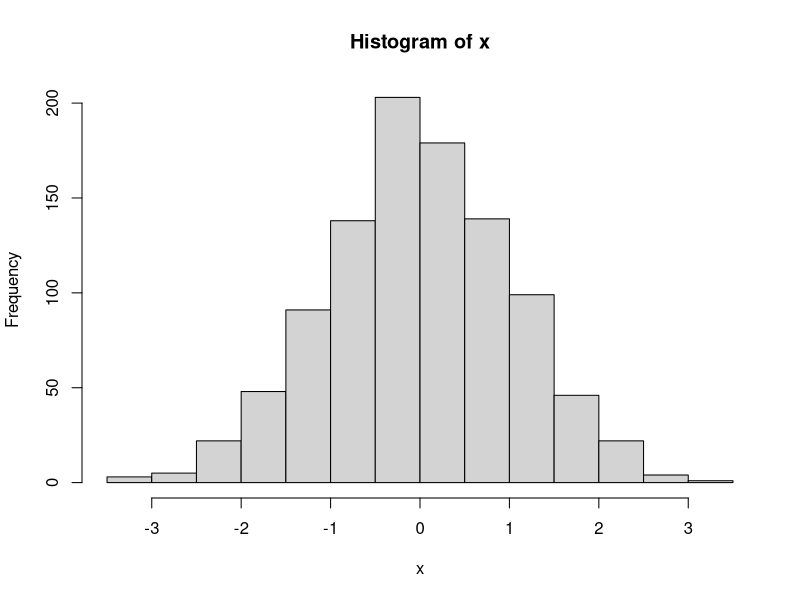
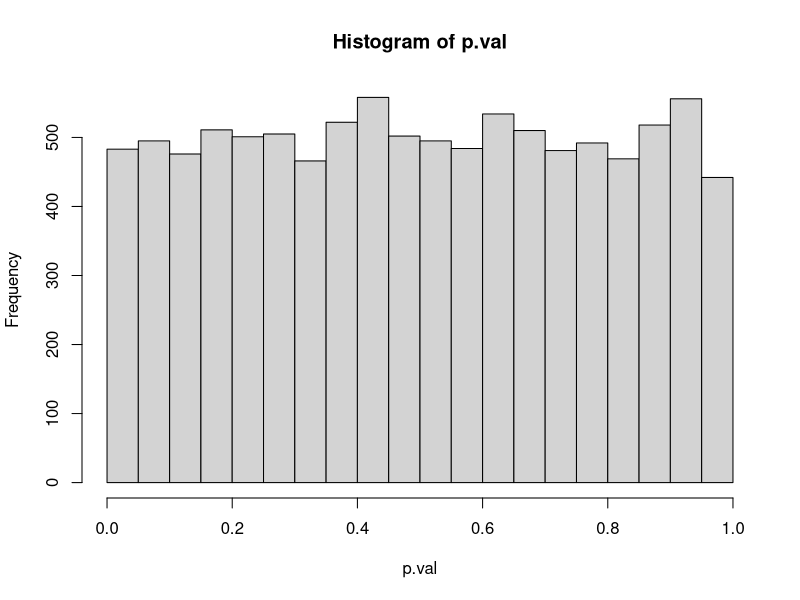
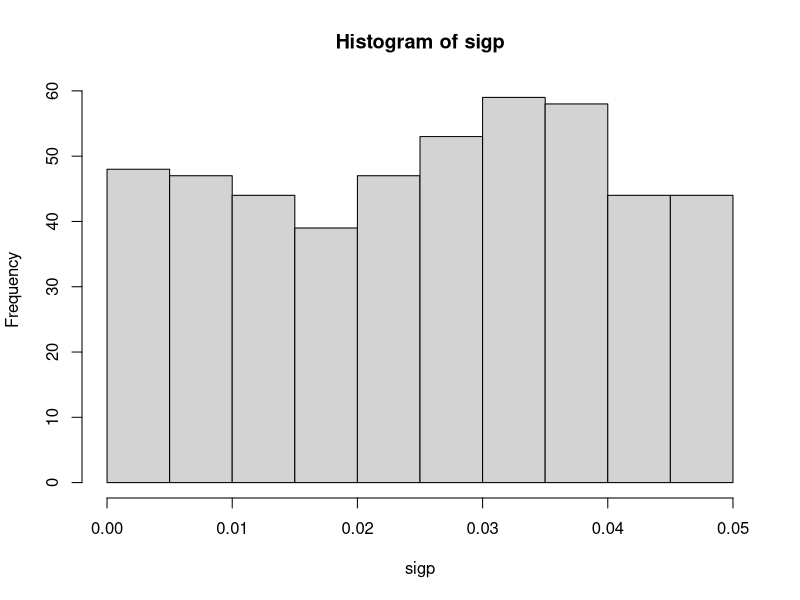
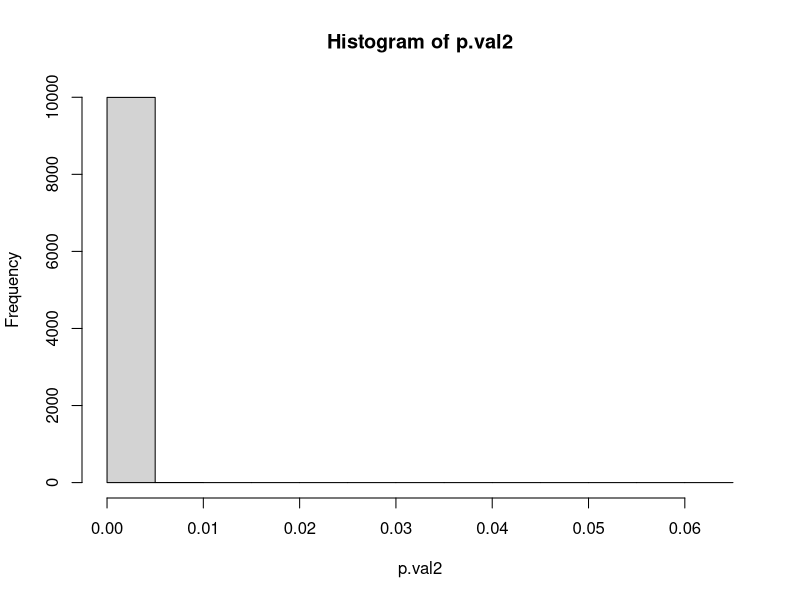
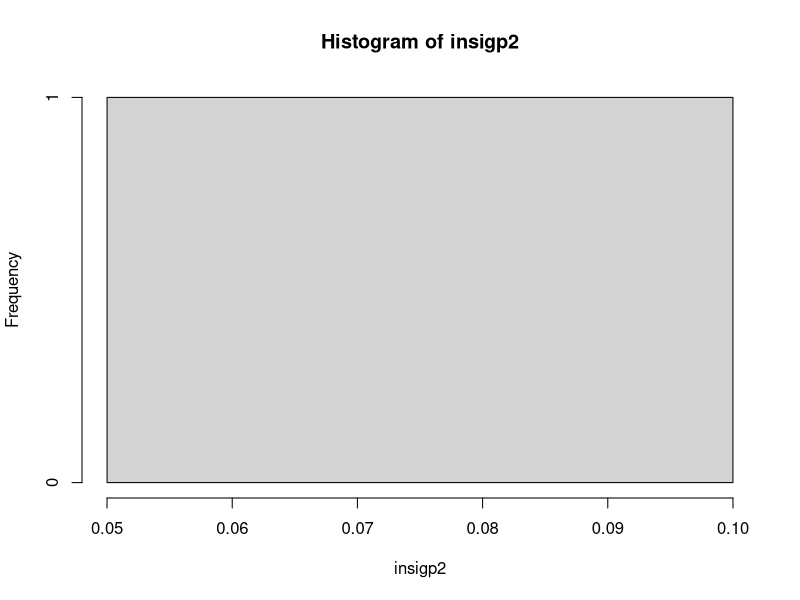
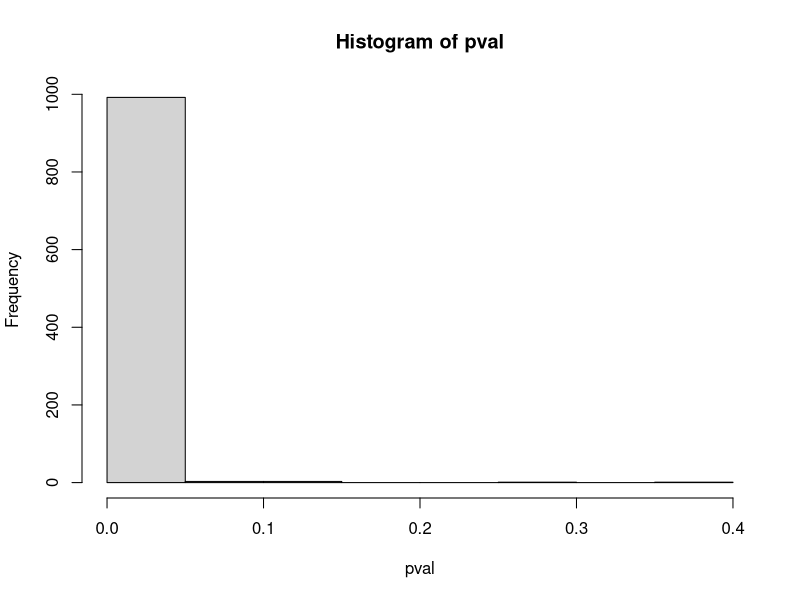
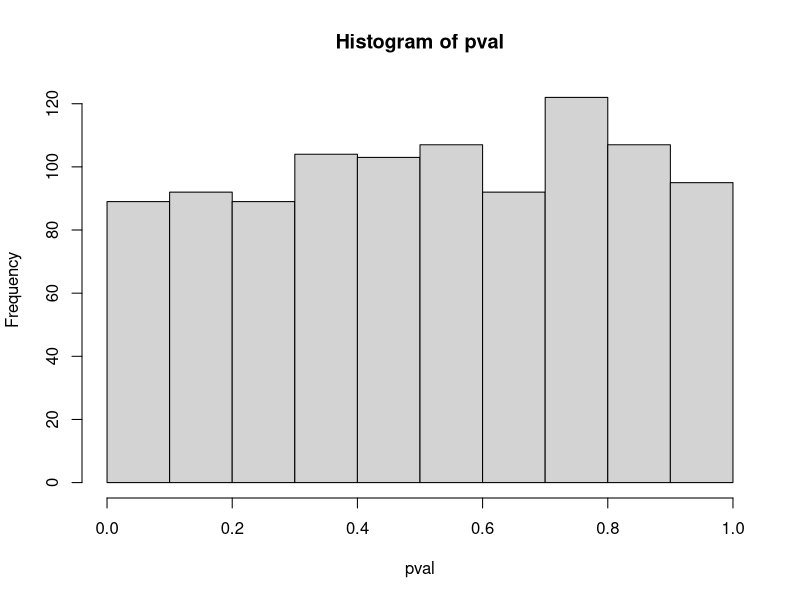
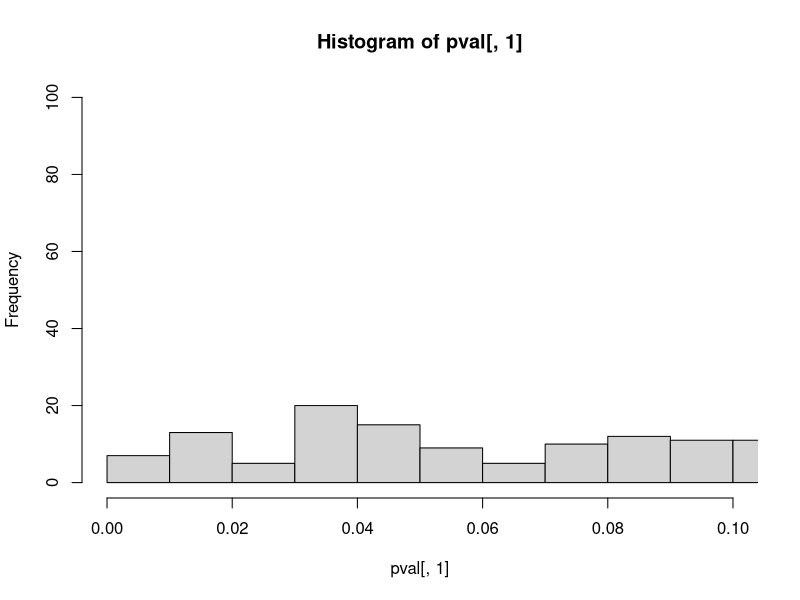

R code for these plots, in order: (Note: this script raises an error after producing the figures.)
#-------------------------------


#generate data
?rnorm
?t.test

x <- rnorm(n = 1000,
           mean = 0,
           sd = 1)

hist(x)
t.test(x)
t <- t.test(x)

#generate data iteratively
set.seed(2222)
repl <- 10000
p.val <- numeric(repl)

#generate 10000 data sets and for each one calculate the p-value of a t-test
for (i in 1:repl) {
  x <- rnorm(n = 150, mean = 0, sd = 1)
  p.val[i] <- t.test(x)$p.value
}

#histogram of the p-values, we expect it to be equally distributed. A flat graph
#which it is. 
hist(p.val)

# we expect about 0.05*10000 (500) cases to fall below 0.05 in p-value. Which is
# about accurate. 483 cases are below 0.05
sigp <- p.val[p.val<0.05]
hist(sigp)


##Now a case where the H0 is not true
set.seed(2222)
repl <- 10000
p.val2 <- numeric(repl)

#generate 10000 data sets and for each one calculate the p-value of a t-test
for (i in 1:repl) {
  x <- rnorm(n = 150, mean = 0.5, sd = 1)
  p.val2[i] <- t.test(x)$p.value
}

#histogram of the p-values, we expect all p-values to be very low since the
#null-hypothesis is not true.
hist(p.val2)

# the number of insignificant p-values should be very low since the
# null-hypothesis is not true. In this case only 1/10000 cases was deemed
# significant.
insigp2 <- p.val2[p.val2>0.05]
hist(insigp2)

#----------------------------------------------------------------------------

#simulate regression data

  #create independent variable
x <- rnorm(n = 100,
           mean = 10,
           sd = 1)
  #create error
re <- rnorm(n = 100, mean = 0, sd = 1)
  #create regression formula
y <- 5 + 0.45*x + re
  #calculate regression coefficients
lm <- summary(lm(y~x))
  #request p-value
lm$coefficients[2,4]


#now make it iteratively
rep <- 1000
pval <- numeric(rep)

for (i in 1:rep) {
  #create independent variable
  x <- rnorm(n = 100,
             mean = 10,
             sd = 1)
  #create error
  re <- rnorm(n = 100, mean = 0, sd = 1)
  #create regression formula
  y <- 5 + 0.45*x + re
  #calculate regression coefficients
  lm <- summary(lm(y~x))
  #request p-value
  pval[i] <- lm$coefficients[2,4]
}

#we have a model that is significant so we expect a lot of the p-values to be
#under 0.05 which is indeed the case
hist(pval)


#now let's do the same for a scenario in which there is no effect 

for (i in 1:rep) {
  #create independent variable
  x <- rnorm(n = 100,
             mean = 10,
             sd = 1)
  #create independent variable
  y <- rnorm(n = 100,
             mean = 15,
             sd = 1)
  #calculate regression coefficients
  lm <- summary(lm(y~x))
  #request p-value
  pval[i] <- lm$coefficients[2,4]
}

#there should be no effect so we would hope that the p-values are equally
#distributed and that 50 cases are under 0.05
hist(pval)

#cases under 0.05, 52 cases
sigp <- pval[pval<.05]


#--------------------------------------------------------------------

#now how would it work if we were to vary the sample size of the data sets

samplesize <- c(1, 1.1, 1.5, 2)
ss <- length(samplesize)
rep <- 1000
n <- 150
pval <- data.frame(matrix(ncol = ss, nrow = rep))


for (p in 1:ss){
  n.new <- n*samplesize[p]
  
  for (i in 1:rep) {
    #create independent variable
    x <- rnorm(n = n.new,
               mean = 10,
               sd = 1)
    #create independent variable
    y <- rnorm(n = n.new,
               mean = 15,
               sd = 1)
    #calculate regression coefficients
    lm <- summary(lm(y~x))
    #request p-value of this iteration in the ith place and the pth column
    pval[i,p] <- lm$coefficients[2,4]
  }

}

#look at how many significant p-values in each test
library(dplyr)
s.p.x1 <- pval %>% select(X1) %>% filter(X1 < 0.05)
hist(pval[,1], xlim = c(0,0.1), ylim = c(0, 100), breaks = 100)

s.p.x2 <- pval %>% select(X2) %>% filter(X2 < 0.05)
hist(pval[,2], xlim = c(0,0.1), ylim = c(0, 100), breaks = 100)

s.p.x3 <- pval %>% select(X3) %>% filter(X3 < 0.05)
hist(pval[,3], xlim = c(0,0.1), ylim = c(0, 100), breaks = 100)

s.p.x4 <- pval %>% select(X4) %>% filter(X4 < 0.05)
hist(pval[,4], xlim = c(0,0.1), ylim = c(0, 100), breaks = 100)


#--------------------------------------------------------------

#Little testy test to see if I can use the same data for regression as
#t-test/anova
n <- 500

x <- c(0,1)
group <- sample(x, n, replace= TRUE)

y <- rnorm(n, mean = 0, sd = 1)

df <- data.frame(y,group)

w <- df %>% filter(group == 1)
m <- df %>% filter(group == 0)

t.test(x = w, y = m)
summary(lm(y ~ group, data = df))
model <- lm(y ~ group, data = df)
anova(model)

#---------------------------------------------------------------
n = 1000
x <- c(0,1,2)
group <- sample(x, n, replace= TRUE)

y <- rnorm(n, mean = 0, sd = 1)

df <- data.frame(y,group)

w <- df %>% filter(group == 1)
m <- df %>% filter(group == 0)
nb <- df %>% filter(group == 2)

t.test(w,m)
t.test(w,nb)
t.test(x = m, y = nb)
summary(lm(y ~ group, data = df))
model <- lm(y ~ group, data = df)
anova(model)
#conclusion, which I expected, ANOVA and regression are the exact same this way.
#In Type I and Type II error
#'problematic' is that the t-test keeps showing significant results when the
#data have been simulated independently, I SPECIFIED THE WRONG VARIABLE, I
#SELECTED THE DATAFRAME FOR EACH GROUP AS VARIABLE BUT DIDN'T SPECIFY TO COMPARE
#THE Y VARIABLE LOL

#-------------------------------------------------------------------
#Examine it iteratively

n = 100
x <- c(0,1,2)
rep <- 1000
p <- data.frame(matrix(ncol = length(x), nrow = 1000))


for (i in 1:rep){
  
  #generate data, group variable, numerical variable and make dataframe
  group <- sample(x, n, replace= TRUE)
  y <- rnorm(n, mean = 0, sd = 1)
  df <- data.frame(y,group)
  
  #for each group make own data set
  m <- df %>% filter(group == 0)
  w <- df %>% filter(group == 1)
  nb <- df %>% filter(group == 2)
  
  #perform t-test comparing each group and save p-values
  p[i,1]<- t.test(w$y,m$y)$p.value
  p[i,2] <- t.test(w$y,nb$y)$p.value
  p[i,3] <- t.test(x = m$y, y = nb$y)$p.value
  
}

hist(p$X1)
hist(p$X2)
hist(p$X3)

#----------------------------------
#outlier detection 

#simulate regression data
  #create independent variable
x <- rnorm(n = 100,
           mean = 10,
           sd = 1)
  #create error
re <- rnorm(n = 100, mean = 0, sd = 1)
  #create regression formula
y <- 5 + 0.25*x + re
  #create data frame
df <- data.frame(x,y)
  
#perform regression
reg <- lm(y~x)
regsum <- summary(lm(y~x))
# #request p-value
lm$coefficients[2,4]

#examine outliers based on z
df$z <- scale(y)
df.ex.z <- df %>% filter(between(z, -3, 3))

df$cook <- cooks.distance(reg)
plot(cooks.distance(lm(y~x)))
df.ex.cook <- df %>% filter(between(cook, 0, 1))

#throw in a few weird values to test

#simulate regression data
#create independent variable
x <- rnorm(n = 100,
           mean = 10,
           sd = 1)
x <- append(x, c(20, 40, 60))
#create error
re <- rnorm(n = 103, mean = 0, sd = 1)
#create regression formula
y <- 5 + 0.25*x + re
#create data frame
df <- data.frame(x,y)

#perform regression
reg <- lm(y~x)
regsum <- summary(lm(y~x))
# #request p-value
# lm$coefficients[2,4]

#examine outliers based on z
df$z <- scale(y)
df.ex.z <- df %>% filter(between(z, -3, 3))

df$cook <- cooks.distance(reg)
plot(cooks.distance(lm(y~x)))
df.ex.cook <- df %>% filter(between(cook, 0, 1))
#okay it does seem to work but I am not sure how we will generate data that
#naturally has outliers to make sure there even is a comparison to be made, ask Hanne

#----------------------
#now iteratively
#effect scenario (ha = t)
set.seed(1979094)

n <- 100
rep <- 1000
#empty dataframe to save the number of outliers per method
excl <- data.frame(matrix(ncol = 2, nrow = rep))
#empty dataframe to save p-value of regression for each outlier method
pval <- data.frame(matrix(ncol = 3, nrow = rep))

#loop a regression for each data set without outliers based on 3 criteria
for (i in 1:rep){
  
  x <- rnorm(n = n,
             mean = 10,
             sd = 1)
  #add some potential outliers manually
  x <- append(x, c(20, 40, 60))
  #create error
  re <- rnorm(n = 103, mean = 0, sd = 1)
  #create regression formula
  y <- 5 + 0.25*x + re
  #create data frame
  df <- data.frame(x,y)
  
  #perform regression for the NO OUTLIERS condition
  reg <- lm(y~x)
  regsum <- summary(lm(y~x))
  pval[i,1] <- regsum$coefficients[2,4]
  
  #examine the number of outliers based on z-score
  df$z <- scale(y)
  df.ex.z <- df %>% filter(between(z, -3, 3))
  #save how many cases are deleted
  excl[i,1] <- nrow(df) - nrow(df.ex.z)
  
  #now do the same for cook's
  df$cook <- cooks.distance(reg)
  df.ex.cook <- df %>% filter(between(cook, 0, 1))
  excl[i,2] <- nrow(df) - nrow(df.ex.cook)
  
  #perform regression for the Z-SCORE condtion
  reg.ex.z <- lm(y~x, data = df.ex.z)
  regsum.ex.z <- summary(reg.ex.z)
  pval[i,2] <- regsum.ex.z$coefficients[2,4]
  
  #perform regression for the COOK'S condition
  reg.ex.cook <- lm(y~x, data = df.ex.cook)
  regsum.ex.cook <- summary(reg.ex.cook)
  pval[i,3] <- regsum.ex.cook$coefficients[2,4]
  
}

table(excl[,1]) #amount of outliers removed using z
table(excl[,2]) #amount of outliers removed using cook

#create a table that shows how many outliers are removed in the z-score and cook
#conditions
excl.table <- cbind(
  v1 = table(factor(excl[,1], levels = c(0,1,2,3))),
  v2 = table(factor(excl[,2], levels = c(0,1,2,3)))
                    )
#add columns names
colnames(excl.table) <- c("Z-scores", "Cook's")
excl.table

#how do the pvalues compare for each method
summary(pval)

#graphically display differences in p-values
  #transform to long format
df_long <- pval %>%
  select("No exclusion" = 1, "Z-score" = 2, "Cook's" = 3) %>%
  pivot_longer(cols = everything(),
               names_to = "variable",
               values_to = "value")
  #create graph
ggplot(df_long, aes(x = value, fill = variable)) +
  geom_histogram(position = "identity", alpha = 0.7, bins = 50) +
  scale_fill_brewer(palette = "Set1") +
  geom_vline(xintercept = 0.05, color = "red", size = 0.1) +
  theme_minimal() +
  labs(
    title = "P-values after exclusion",
    x = "P-value",
    y = "Count",
    fill = "Variable"
  )

#counting the amount of observations <.05 for each condition
#what does apply do: to pval df, in the columns, count any value <0.05
sig.p.values <- apply(pval, 2, function(x) sum(x < .05))
sig.p.values <- matrix(sig.p.values, nrow = 1)
colnames(sig.p.values) <- c("No exclusion", "Z-score", "Cook's")
sig.p.values

#interesting, this was the effect scenario, and the exclusion of the extreme
#data points through z-scores actually made the research less likely to find the
#effect

#---------------------------
#no effect scenario
#H0= t

set.seed(1979094)

#set certain values
n <- 100
rep <- 1000
#empty dataframe to save the number of outliers per method
excl <- data.frame(matrix(ncol = 2, nrow = rep))
#empty dataframe to save p-value of regression for each outlier method
pval <- data.frame(matrix(ncol = 3, nrow = rep))





for (i in 1:rep){
  
  x <- rnorm(n = n,
             mean = 10,
             sd = 1)
  x <- append(x, c(20, 40, 60))
  #create error
  re <- rnorm(n = 103, mean = 0, sd = 1)
  #create regression formula
  y <- 5 + 0*x + re
  #create data frame
  df <- data.frame(x,y)
  
  #perform regression
  reg <- lm(y~x)
  regsum <- summary(lm(y~x))
  pval[i,1] <- regsum$coefficients[2,4]
  
  #examine outliers based on z
  df$z <- scale(y)
  df.ex.z <- df %>% filter(between(z, -3, 3))
  #save how many cases are deleted
  excl[i,1] <- nrow(df) - nrow(df.ex.z)
  
  df$cook <- cooks.distance(reg)
  df.ex.cook <- df %>% filter(between(cook, 0, 1))
  excl[i,2] <- nrow(df) - nrow(df.ex.cook)
  
  #perform regression without z outliers
  reg.ex.z <- lm(y~x, data = df.ex.z)
  regsum.ex.z <- summary(reg.ex.z)
  pval[i,2] <- regsum.ex.z$coefficients[2,4]
  
  #perform regression without cook outliers
  reg.ex.cook <- lm(y~x, data = df.ex.cook)
  regsum.ex.cook <- summary(reg.ex.cook)
  pval[i,3] <- regsum.ex.cook$coefficients[2,4]
  
}


excl.table <- cbind(
  v1 = table(factor(excl[,1], levels = c(0,1,2,3))),
  v2 = table(factor(excl[,2], levels = c(0,1,2,3)))
)

colnames(excl.table) <- c("Z-scores", "Cook's")
excl.table

#graphically display differences in p-values
summary(pval)

df_long <- pval %>%
  select("No exclusion" = 1, "Z-score" = 2, "Cook's" = 3) %>%
  pivot_longer(cols = everything(),
               names_to = "variable",
               values_to = "value")

ggplot(df_long, aes(x = value, fill = variable)) +
  geom_histogram(position = "identity", alpha = 0.7, bins = 50) +
  scale_fill_brewer(palette = "Set1") +
  geom_vline(xintercept = 0.05, color = "red", size = 0.1) +
  theme_minimal() +
  labs(
    title = "P-values after exclusion",
    x = "P-value",
    y = "Count",
    fill = "Variable"
  )
#interestingly in the no effect scenario, cook's criteria seems to result in an
#inflated type I error

#none
ggplot(pval, aes(x = X1)) +
  geom_histogram(position = "identity", alpha = 0.7, bins = 50) +
  scale_fill_brewer(palette = "Set1") +
  geom_vline(xintercept = 0.05, color = "red", size = 0.1) +
  ylim(c(0, 40)) +
  theme_minimal() +
  labs(
    title = "P-values without exclusion",
    x = "P-value",
    y = "Count",
  )

#Zscores
ggplot(pval, aes(x = X2)) +
  geom_histogram(position = "identity", alpha = 0.7, bins = 50) +
  scale_fill_brewer(palette = "Set1") +
  geom_vline(xintercept = 0.05, color = "red", size = 0.1) +
  ylim(c(0, 40)) +
  theme_minimal() +
  labs(
    title = "Z-score p-values after exclusion",
    x = "P-value",
    y = "Count",
  )

#cook's
ggplot(pval, aes(x = X3)) +
  geom_histogram(position = "identity", alpha = 0.7, bins = 50) +
  scale_fill_brewer(palette = "Set1") +
  geom_vline(xintercept = 0.05, color = "red", size = 0.1) +
  ylim(c(0, 40)) +
  theme_minimal() +
  labs(
    title = "Cook's p-values after exclusion",
    x = "P-value",
    y = "Count",
  )


#tabular overview of <.05 cases
apply(pval, 2, function(x) sum(x < .05))
#as stated before, it seems that cook's has an inflated type I error





#HUH I ALREADY DID THIS, WHY DID I REPEAT IT BELOW???
#now look at p-values for each method with an effect
n <- 100
rep <- 1000
#empty dataframe to save the number of outliers per method
excl <- data.frame(matrix(ncol = 2, nrow = rep))
#empty dataframe to save p-value of regression for each outlier method
pval <- data.frame(matrix(ncol = 3, nrow = rep))

for (i in 1:rep){
  
  x <- rnorm(n = n,
             mean = 10,
             sd = 1)
  x <- append(x, c(20, 40, 60))
  #create error
  re <- rnorm(n = 103, mean = 0, sd = 1)
  #create regression formula
  y <- 5 + 0.25*x + re
  #create data frame
  df <- data.frame(x,y)
  
  #perform regression
  reg <- lm(y~x)
  regsum <- summary(lm(y~x))
  pval[i,1] <- regsum$coefficients[2,4]
  
  #examine outliers based on z
  df$z <- scale(y)
  df.ex.z <- df %>% filter(between(z, -3, 3))
  #save how many cases are deleted
  excl[i,1] <- nrow(df) - nrow(df.ex.z)
  
  df$cook <- cooks.distance(reg)
  df.ex.cook <- df %>% filter(between(cook, 0, 1))
  excl[i,2] <- nrow(df) - nrow(df.ex.cook)
  
  #perform regression without z outliers
  reg.ex.z <- lm(y~x, data = df.ex.z)
  regsum.ex.z <- summary(reg.ex.z)
  pval[i,2] <- regsum.ex.z$coefficients[2,4]
  
  #perform regression without cook outliers
  reg.ex.cook <- lm(y~x, data = df.ex.cook)
  regsum.ex.cook <- summary(reg.ex.cook)
  pval[i,3] <- regsum.ex.cook$coefficients[2,4]
  
}

table(excl[,1]) #amount of outliers removed using z
table(excl[,2]) #amount of outliers removed using cook

excl.table <- cbind(
  v1 = table(factor(excl[,1], levels = c(0,1,2,3))),
  v2 = table(factor(excl[,2], levels = c(0,1,2,3)))
)

colnames(excl.table) <- c("Z-scores", "Cook's")
excl.table
# kable(excl.table, caption = "Outlier exclusion rates")


#graphically display differences in p-values
summary(pval)

df_long <- pval %>%
  select("No exclusion" = 1, "Z-score" = 2, "Cook's" = 3) %>%
  pivot_longer(cols = everything(),
               names_to = "variable",
               values_to = "value")

ggplot(df_long, aes(x = value, fill = variable)) +
  geom_histogram(position = "identity", alpha = 0.7, bins = 50) +
  scale_fill_brewer(palette = "Set1") +
  geom_vline(xintercept = 0.05, color = "red", size = 0.1) +
  theme_minimal() +
  labs(
    title = "P-values after exclusion",
    x = "P-value",
    y = "Count",
    fill = "Variable"
  )

#separate plots for each since not very viewable when overlapping
#none
ggplot(pval, aes(x = X1)) +
  geom_histogram(position = "identity", alpha = 0.7, bins = 50) +
  scale_fill_brewer(palette = "Set1") +
  geom_vline(xintercept = 0.05, color = "red", size = 0.1) +
  ylim(c(0, 1000)) +
  xlim(c(-0.05, 1)) +
  theme_minimal() +
  labs(
    title = "Z-score p-values after exclusion",
    x = "P-value",
    y = "Count",
  )

#Zscores
ggplot(pval, aes(x = X2)) +
  geom_histogram(position = "identity", alpha = 0.7, bins = 50) +
  scale_fill_brewer(palette = "Set1") +
  geom_vline(xintercept = 0.05, color = "red", size = 0.1) +
  ylim(c(0, 1000)) +
  xlim(c(-0.05, 1)) +
  theme_minimal() +
  labs(
    title = "Z-score p-values after exclusion",
    x = "P-value",
    y = "Count",
  )

#cook's
ggplot(pval, aes(x = X3)) +
  geom_histogram(position = "identity", alpha = 0.7, bins = 50) +
  scale_fill_brewer(palette = "Set1") +
  geom_vline(xintercept = 0.05, color = "red", size = 0.1) +
  coord_cartesian(ylim = c(0, 50), xlim = c(0, 1))+
  theme_minimal() +
  labs(
    title = "Cook's p-values after exclusion",
    x = "P-value",
    y = "Count",
  )


#to pval df, in the columns, count the values <.05
apply(pval, 2, function(x) sum(x < .05))
#and it seems that in the effect situation, z-scores might not detect effects
#as well


#-----------------
#Advanced R practice

c(1,2,3)

dat$x <- as.data.frame(c("hello"))
typeof(df$x)


#----------------
#using my actual dgm

#now iteratively
#effect scenario (h = t)
set.seed(1979094)


rep <- 1000

#empty dataframe to save the number of outliers per method
excl <- data.frame(matrix(ncol = 2, nrow = rep))
#empty dataframe to save p-value of regression for each outlier method
pval <- data.frame(matrix(ncol = 3, nrow = rep))

#loop a regression for each data set without outliers based on 3 criteria
for (i in 1:rep){
  
  df <- dgm_alt()
  
  #perform regression for the NO OUTLIERS condition
  reg <- lm(formula = y_yes~x, data = df)
  regsum <- summary(reg)
  pval[i,1] <- regsum$coefficients[2,4]
  
  #examine the number of outliers based on z-score
  df$z <- scale(df$y_yes)
  df.ex.z <- df %>% filter(between(z, -3, 3))
  #save how many cases are deleted
  excl[i,1] <- nrow(df) - nrow(df.ex.z)
  
  #now do the same for cook's
  df$cook <- cooks.distance(reg)
  df.ex.cook <- df %>% filter(between(cook, 0, 1))
  excl[i,2] <- nrow(df) - nrow(df.ex.cook)
  
  #perform regression for the Z-SCORE condtion
  reg.ex.z <- lm(y_yes~x, data = df.ex.z)
  regsum.ex.z <- summary(reg.ex.z)
  pval[i,2] <- regsum.ex.z$coefficients[2,4]
  
  #perform regression for the COOK'S condition
  reg.ex.cook <- lm(y_yes~x, data = df.ex.cook)
  regsum.ex.cook <- summary(reg.ex.cook)
  pval[i,3] <- regsum.ex.cook$coefficients[2,4]
  
}

table(excl[,1]) #amount of outliers removed using z
table(excl[,2]) #amount of outliers removed using cook

#create a table that shows how many outliers are removed in the z-score and cook
#conditions
excl.table <- cbind(
  v1 = table(factor(excl[,1], levels = c(0,1,2,3))),
  v2 = table(factor(excl[,2], levels = c(0,1,2,3)))
)
#add columns names
colnames(excl.table) <- c("Z-scores", "Cook's")
excl.table

#how do the pvalues compare for each method
summary(pval)

#graphically display differences in p-values
#transform to long format
df_long <- pval %>%
  select("No exclusion" = 1, "Z-score" = 2, "Cook's" = 3) %>%
  pivot_longer(cols = everything(),
               names_to = "variable",
               values_to = "value")
#create graph
ggplot(df_long, aes(x = value, fill = variable)) +
  geom_histogram(position = "identity", alpha = 0.7, bins = 50) +
  scale_fill_brewer(palette = "Set1") +
  geom_vline(xintercept = 0.05, color = "red", size = 0.1) +
  theme_minimal() +
  labs(
    title = "P-values after exclusion",
    x = "P-value",
    y = "Count",
    fill = "Variable"
  )

#counting the amount of observations <.05 for each condition
#what does apply do: to pval df, in the columns, count any value <0.05
sig.p.values <- apply(pval, 2, function(x) sum(x < .05))
sig.p.values <- matrix(sig.p.values, nrow = 1)
colnames(sig.p.values) <- c("No exclusion", "Z-score", "Cook's")
sig.p.values



#no effect scenario
#no effect scenario (h = f)
set.seed(1979094)


rep <- 1000

#empty dataframe to save the number of outliers per method
excl <- data.frame(matrix(ncol = 2, nrow = rep))
#empty dataframe to save p-value of regression for each outlier method
pval <- data.frame(matrix(ncol = 3, nrow = rep))

#loop a regression for each data set without outliers based on 3 criteria
for (i in 1:rep){
  
  df <- dgm_alt()
  
  #perform regression for the NO OUTLIERS condition
  reg <- lm(formula = y_no~x, data = df)
  regsum <- summary(reg)
  pval[i,1] <- regsum$coefficients[2,4]
  
  #examine the number of outliers based on z-score
  df$z <- scale(df$y_no)
  df.ex.z <- df %>% filter(between(z, -3, 3))
  #save how many cases are deleted
  excl[i,1] <- nrow(df) - nrow(df.ex.z)
  
  #now do the same for cook's
  df$cook <- cooks.distance(reg)
  df.ex.cook <- df %>% filter(between(cook, 0, 4/nrow(df)))
  excl[i,2] <- nrow(df) - nrow(df.ex.cook)
  
  #perform regression for the Z-SCORE condtion
  reg.ex.z <- lm(y_no~x, data = df.ex.z)
  regsum.ex.z <- summary(reg.ex.z)
  pval[i,2] <- regsum.ex.z$coefficients[2,4]
  
  #perform regression for the COOK'S condition
  reg.ex.cook <- lm(y_no~x, data = df.ex.cook)
  regsum.ex.cook <- summary(reg.ex.cook)
  pval[i,3] <- regsum.ex.cook$coefficients[2,4]
  
}

table(excl[,1]) #amount of outliers removed using z
table(excl[,2]) #amount of outliers removed using cook

#create a table that shows how many outliers are removed in the z-score and cook
#conditions
excl.table <- cbind(
  v1 = table(factor(excl[,1], levels = c(0,1,2,3))),
  v2 = table(factor(excl[,2], levels = c(0,1,2,3)))
)
#add columns names
colnames(excl.table) <- c("Z-scores", "Cook's")
excl.table

#how do the pvalues compare for each method
summary(pval)

#graphically display differences in p-values
#transform to long format
df_long <- pval %>%
  select("No exclusion" = 1, "Z-score" = 2, "Cook's" = 3) %>%
  pivot_longer(cols = everything(),
               names_to = "variable",
               values_to = "value")
#create graph
ggplot(df_long, aes(x = value, fill = variable)) +
  geom_histogram(position = "identity", alpha = 0.7, bins = 50) +
  scale_fill_brewer(palette = "Set1") +
  geom_vline(xintercept = 0.05, color = "red", size = 0.1) +
  theme_minimal() +
  labs(
    title = "P-values after exclusion",
    x = "P-value",
    y = "Count",
    fill = "Variable"
  )

#counting the amount of observations <.05 for each condition
#what does apply do: to pval df, in the columns, count any value <0.05
sig.p.values <- apply(pval, 2, function(x) sum(x < .05))
sig.p.values <- matrix(sig.p.values, nrow = 1)
colnames(sig.p.values) <- c("No exclusion", "Z-score", "Cook's")
sig.p.values
